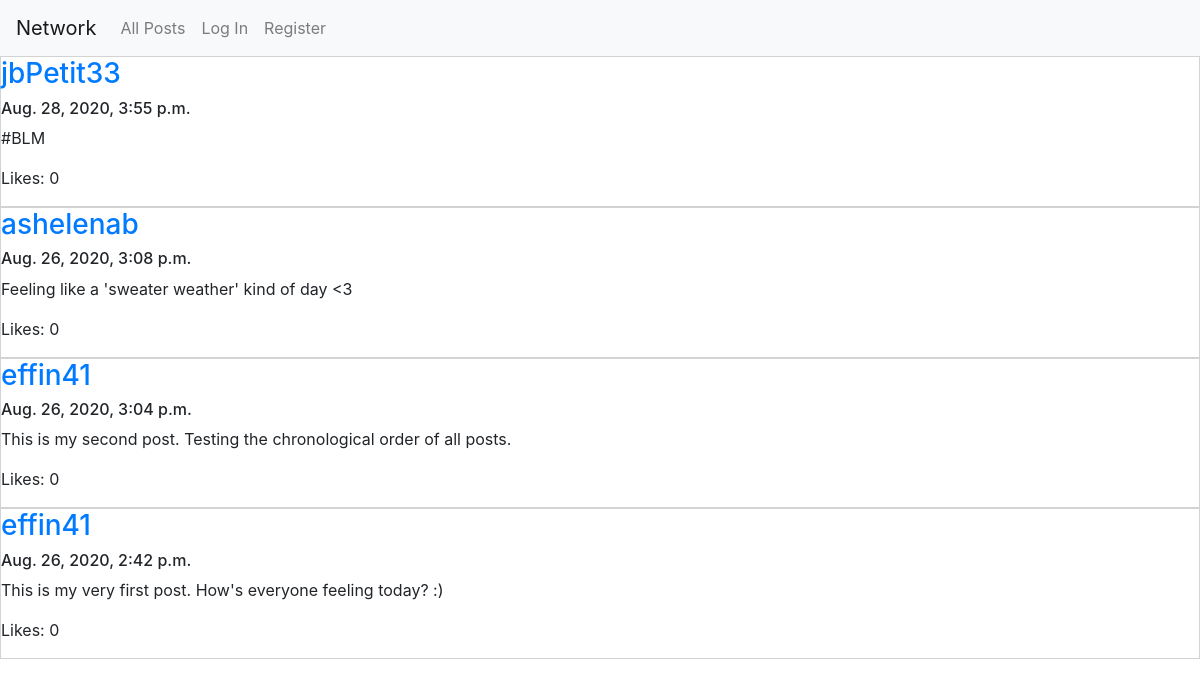
The app's page /, older data.
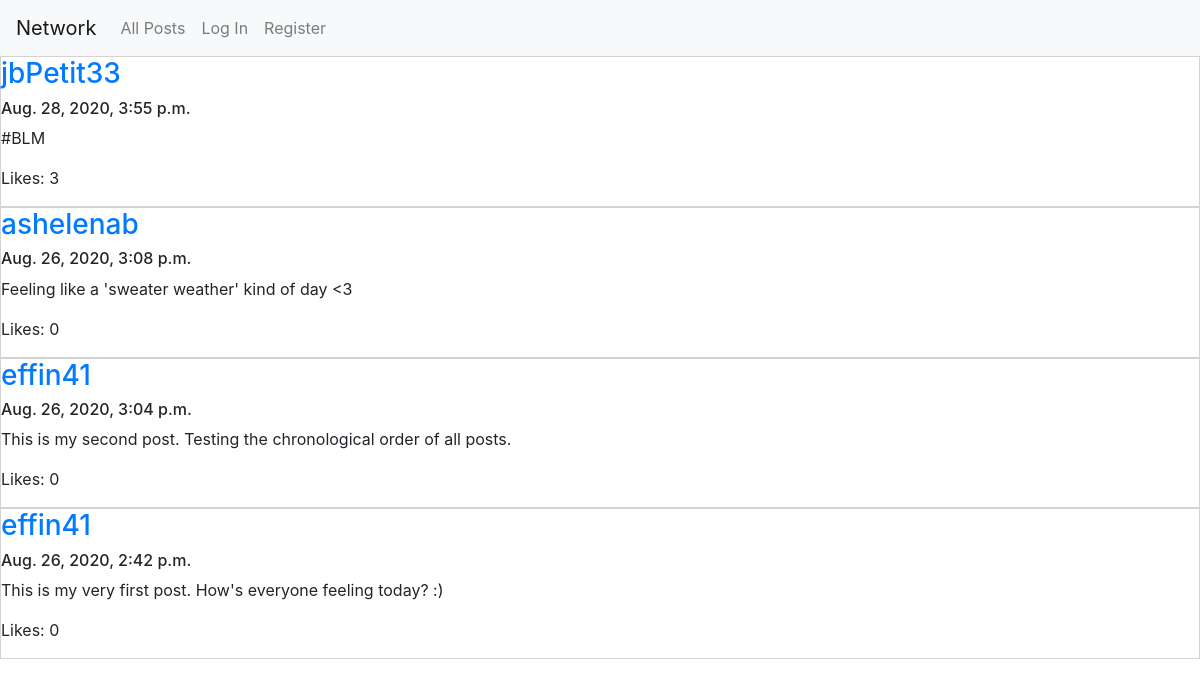
The same page, newer data.
### network/models.py (models this page shows)
class Post(models.Model):
    owner = models.ForeignKey(User, on_delete=models.CASCADE)
    content = models.CharField(max_length = 280)
    likes = models.IntegerField(default = 0)
    timestamp = models.DateTimeField()

class User(AbstractUser):
    numFollowers = models.IntegerField(default = 0)
    numFollowing = models.IntegerField(default = 0)

### network/views.py (the view)
# urls.py: path("", views.index, name="index"),
def index(request):
    now = datetime.datetime.now()
    newPostForm = PostForm(initial = {'owner': request.user, 'likes': 0, 'timestamp': now})
    posts = Post.objects.all()
    posts = posts.order_by("-timestamp").all()
    context = {"form": newPostForm, "posts": posts, "title": "All Posts"}
    return render(request, "network/index.html", context)

### network/templates/network/index.html (shortened to what this page needs)
{% extends "network/layout.html" %}
{% load static %}
{% block body %}
<div id="post-view">
    {% for post in posts %}
        <div id="post" style="border: 1px solid lightgray;">
            <a href="{% url 'profile' post.owner %}"><h3>{{post.owner}}</h3></a>
            <h6>{{post.timestamp}}</h6>
            <p id="post-content">{{post.content}}</p>
            <p>Likes: {{post.likes}}</p>
        </div>
    {% endfor %}
</div>
{% endblock %}

Row changes from the older to the newer data that the page shows:
changed Post "Aug. 28, 2020, 3:55 p.m.": likes "0" → "3"
